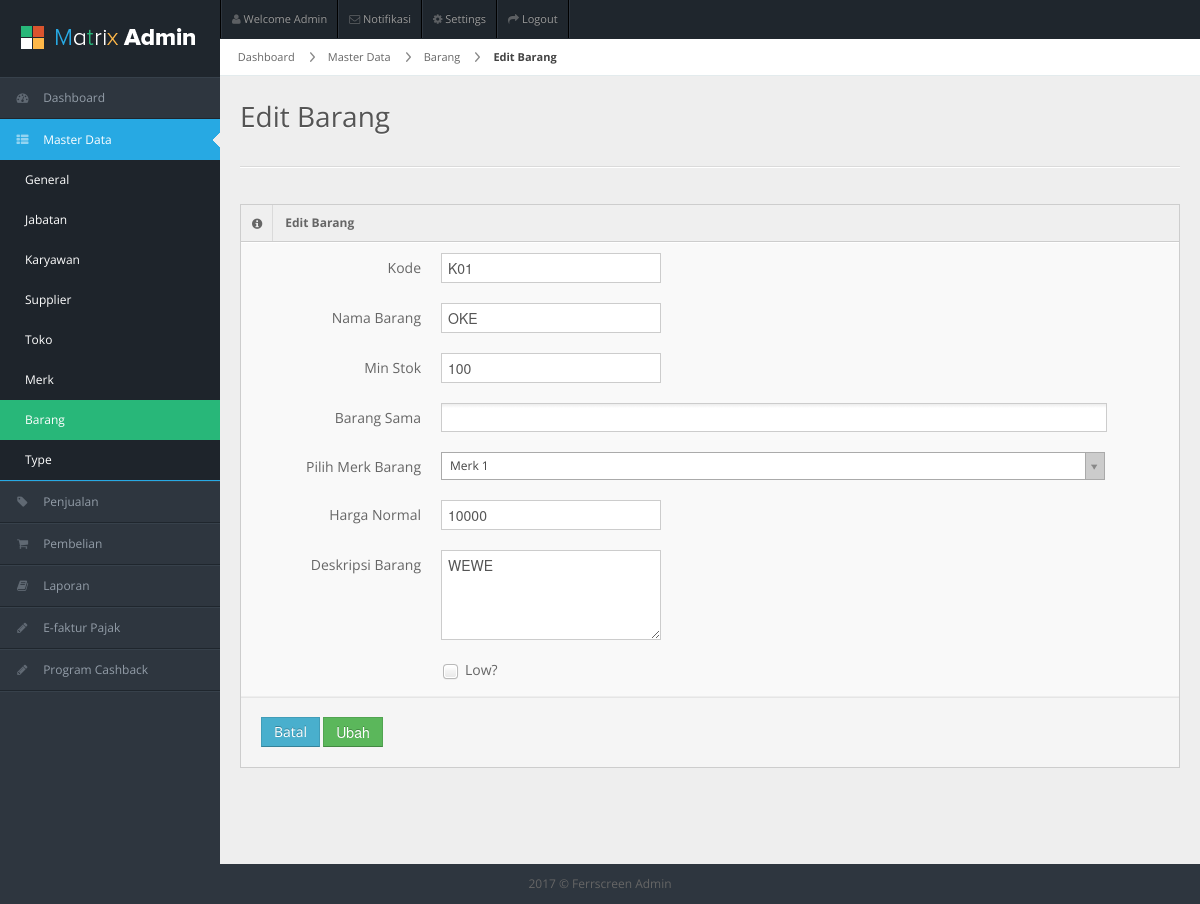
The page /barang/editBarang/1 on the database its author committed.
### tables this page shows
CREATE TABLE `detail_barang` (
  `id` int(11) NOT NULL,
  `id_barang` int(11) NOT NULL,
  `id_merk` int(11) DEFAULT NULL,
  `type` enum('N','L') NOT NULL COMMENT 'N = Normal, L = Low',
  `kode` varchar(255) NOT NULL,
  `harga` int(11) NOT NULL COMMENT 'harga jual',
  `deskripsi` text,
  `is_aktif` enum('0','1') NOT NULL,
  `created_at` datetime NOT NULL
);

CREATE TABLE `barang` (
  `id` int(11) NOT NULL,
  `nama` varchar(255) NOT NULL,
  `min_stok` int(11) NOT NULL,
  `is_aktif` enum('0','1') NOT NULL COMMENT '0 = barang tidak aktif, 1 = barang aktif',
  `created_at` datetime NOT NULL
);

### application/controllers/Barang.php (called while the page is built, shortened)
<?php
class Barang extends CI_Controller {
	public function __construct(){
	 	$this->load->model('Barang_Model');
	 	$this->load->model('Supplier_Model');
	 	$this->load->model('SupplierBarang_Model');
	 	$this->load->model('Merk_Model');
	 	$this->load->model('Type_Model');
    }
	public function editBarang($id)
	{
		$dataMenu = array(
	        'menuAktif' => "masterdata",
	        'subMenu' => "barang"
		);
		$barangSelected =$this->Barang_Model->get_barangById($id);
		$dataBarang = $this->Barang_Model->get_allBarang();
		$dataMerk = $this->Merk_Model->get_allMerk();
		$data = array(
			'idBarang' => $id,
	        'dataBarang' => $dataBarang,
	        'dataMerk' => $dataMerk,
	        'barangSelected'=>$barangSelected
		);
		$this->load->view('header');
		$this->load->view('sidebar',$dataMenu);
		$this->load->view('MasterData/Barang/v_editBarang',$data);
	}
}

### index.php (called while the page is built, shortened)
<?php
require_once BASEPATH.'core/CodeIgniter.php';

### application/models/Barang_Model.php (called while the page is built, shortened)
<?php
class Barang_Model extends CI_Model {
    public function get_barangById($id_barang){
        $sql = "SELECT b.*
        		FROM barang b
        		WHERE b.id = ?
        		ORDER BY b.nama ASC";
        $result = $this->db->query($sql, array($id_barang));
        $barangs = $result->result_array();
        return $this->get_detailDataOfBarang($barangs);
    }
    public function get_detailDataOfBarang($barangs){
        $barangs2 = [];
        foreach($barangs as $barang){
            $detailBarangs = $this->DetailBarang_Model->get_allDetailBarangByIdBarang($barang['id']);
            $supplierBarangs = $this->SupplierBarang_Model->get_allSupplierBarangByIdBarang($barang['id']);
            $barangKembars = $this->BarangKembar_Model->get_barangKembarByIdBarang($barang['id']);
            $totalStok = 0;
            $barang["total_stok"] = 0;
            if(count($detailBarangs) > 0){
                $barang["detail_barang"] = $detailBarangs;
            }else{
                $barang["detail_barang"] = [];
            }
            if(count($supplierBarangs) > 0){
                foreach($supplierBarangs as $supBar){
                    $totalStok = $totalStok + $supBar["stok"];
                }
                $barang['supplier_barang'] = $supplierBarangs;
            }else{
                $barang['supplier_barang'] = [];
            }
            if(count($barangKembars) > 0){
                $barang['barang_kembar'] = $barangKembars;
            }else{
                $barang['barang_kembar'] = [];
            }
            $barang["total_stok"] = $totalStok;
            array_push($barangs2, $barang);
        }
        return $barangs2;
    }
}

### application/models/DetailBarang_Model.php (called while the page is built, shortened)
<?php
class DetailBarang_Model extends CI_Model {
    public function get_allDetailBarangByIdBarang($id_barang){
        $sql = "SELECT db.*, m.nama as nama_merk
                FROM detail_barang db, merk m
                WHERE db.id_barang = ? AND db.id_merk = m.id AND db.is_aktif = ?";
        $hasil = $this->db->query($sql, array($id_barang, "1"));
        return $hasil->result_array();
    }
}

### application/models/SupplierBarang_Model.php (called while the page is built, shortened)
<?php
class SupplierBarang_Model extends CI_Model {
    public function get_allSupplierBarangByIdBarang($id_barang){
            $sql = "SELECT sb.*, s.nama as nama_supplier, t.nama as nama_type
                    FROM supplier_barang sb, supplier s, type t
                    WHERE sb.id_barang = ?
                        AND sb.id_supplier = s.id
                        AND sb.id_type = t.id
                        AND sb.is_aktif = ?";
        $hasil = $this->db->query($sql, array($id_barang, "1"));
        return $hasil->result_array();
    }
}

### application/models/BarangKembar_Model.php (called while the page is built, shortened)
<?php
class BarangKembar_Model extends CI_Model {
    public function get_barangKembarByIdBarang($id_barang){
        $sql = "SELECT bbk.*, b.nama as kembar_nama
                FROM barang_kembarbarang bbk, barang b
                WHERE bbk.id_barang = ? AND b.id = bbk.id_barangKembar";
        $result = $this->db->query($sql, array($id_barang));
        return $result->result_array();
    }
}

### application/views/MasterData/Barang/v_editBarang.php (the view, shortened to what this page needs)
<div id="content">
  <div id="content-header">
    <div id="breadcrumb">
      <a href="<?php echo base_url();?>dashboard" title="Go to Home" class="tip-bottom">
        Dashboard
      </a>
      <a href="#" class="">
        Master Data
      </a>
      <a href="<?php echo base_url();?>barang" class="">
        Barang
      </a>
      <a href="#" class="current">
        Edit Barang
      </a>
    </div>
    <h1>Edit Barang</h1>
  </div>
  <div class="container-fluid">
    <hr>
    <div class="row-fluid">
      <div class="span12">
        <div class="widget-box">
          <div class="widget-title"> <span class="icon"> <i class="icon-info-sign"></i> </span>
            <h5>Edit Barang</h5>
          </div>
          <div class="widget-content nopadding">
            <?php
            echo form_open("barang/prosesUpdateBarang/".$idBarang,
              array(
                'name' => 'basic_validate',
                'id' => 'basic_validate',
                'novalidate' => 'novalidate',
                'class' => "form-horizontal"
              )
            );
            ?>
           <?php
              $isLow=false;
              $kode=false;
              $hargaNormal=0;
              $deskripsiNormal="";
              if(count($barangSelected[0]["detail_barang"]) > 0)
              {
                foreach($barangSelected[0]["detail_barang"] as $data)
                {
                  if($data["type"]=="L")
                  {
                    $isLow=true;
                    $hargaLow=$data["harga"];
                    $deskripsiLow=$data["deskripsi"];
                  }
                  else
                  {
                    $kode=$data["kode"];
                    $hargaNormal=$data["harga"];
                    $deskripsiNormal=$data["deskripsi"];
                  }
                }
              }
           ?>
            <div class="control-group">
            <label class="control-label">Kode</label>
              <div class="controls">
                <input type="text" oncut="onchangeKode(this.value)" onpaste="onchangeKode(this.value)" onkeyup="onchangeKode(this.value)" onmouseup="onchangeKode(this.value)" onchange="onchangeKode(this.value)" name="kodeBarang" id="kodeBarang" value="<?php echo $kode; ?>">
              </div>
              <label class="control-label">Nama Barang</label>
              <div class="controls">
                <input type="text" name="namaBarang" id="namaBarang" value="<?php echo $barangSelected[0]["nama"] ?>">
              </div>
              <label class="control-label">Min Stok</label>
              <div class="controls">
                <input type="number" name="minStok" id="minStok" value="<?php echo $barangSelected[0]["min_stok"] ?>">
              </div>
              <label class="control-label">Barang Sama</label>
              <div class="controls">
              </div>
              <label class="control-label">Pilih Merk Barang</label>
              <div class="controls">
              </div>
              <label class="control-label">Harga Normal</label>
              <div class="controls">
                <input type="number" name="hargaNormal" id="hargaNormal" value="<?php echo $hargaNormal ?>">
              </div>
              <label class="control-label">Deskripsi Barang</label>
              <div class="controls">
                <textarea rows="4" cols="50" name="deskripsiNormal"><?php echo $deskripsiNormal ?></textarea>
              </div>
              <label class="control-label"> </label>
              <div class="checkbox controls">
                <?php
                  if($isLow==false)
                    echo '<label><input type="checkbox" value="low" name="checkLow" id="checkLow">Low?</label>';
                  else
                    echo '<label><input type="checkbox" value="low" name="checkLow" id="checkLow" checked="checked">Low?</label>';
                ?>
              </div>
            </div>
              <div class="form-actions">
                <a href="<?php echo base_url();?>barang/" class="btn btn-info" role="button">Batal</a>
                <input type="submit" name="btnTambah" value="Ubah" class="btn btn-success"/>
              </div>
            <?php echo form_close(); ?>
          </div>
        </div>
      </div>
    </div>
  </div>
</div>
<div class="row-fluid">
  <div id="footer" class="span12"> 2017 &copy; Ferrscreen Admin</div>
</div>
</body>
</html>

### assets/css/matrix-style.css (style rules this page uses)
* { outline:none !important; -moz-outline: none !important; }
html, body { height:100% }
body { overflow-x: hidden; margin-top: -10px; font-family: 'Open Sans', sans-serif; font-size:12px; color:#666; }
a { color:#666; }
select, textarea, input[type="text"], input[type="password"], input[type="datetime"], input[type="datetime-local"], input[type="date"], input[type="month"], input[type="time"], input[type="week"], input[type="number"], input[type="email"], input[type="url"], input[type="search"], input[type="tel"], input[type="color"], .uneditable-input, .label, .dropdown-menu, .btn, .well, .progress, .table-bordered, .btn-group > .btn:first-child, .btn-group > .btn:last-child, .btn-group > .btn:last-child, .btn-group > .dropdown-toggle, .alert { border-radius:0px; }
.btn, textarea, input[type="text"], input[type="password"], input[type="datetime"], input[type="datetime-local"], input[type="date"], input[type="month"], input[type="time"], input[type="week"], input[type="number"], input[type="email"], input[type="url"], input[type="search"], input[type="tel"], input[type="color"], .uneditable-input { box-shadow:none; }
.progress, .progress-success .bar, .progress .bar-success, .progress-warning .bar, .progress .bar-warning, .progress-danger .bar, .progress .bar-danger, .progress-info .bar, .progress .bar-info, .btn, .btn-primary { background-image:none; }
.form-horizontal .form-actions { padding-left:20px; }
#footer { padding:10px; text-align:center; }
hr { border-top-color:#dadada; }
#content { background: none repeat scroll 0 0 #eeeeee; margin-left: 220px; margin-right: 0; padding-bottom: 25px; position: relative; min-height:100%; width: auto; }
#content-header { position: abslute; width: 100%; margin-top: -38px; z-index: 20; }
#content-header h1 { color: #555555; font-size: 28px; font-weight: normal; float: none; text-shadow: 0 1px 0 #ffffff; margin-left: 20px; position: relative; }
#content-header h1, #content-header .btn-group { margin-top: 20px; }
#breadcrumb { background-color: #fff; border-bottom: 1px solid #e3ebed; }
#breadcrumb a { padding: 8px 20px 8px 10px; display: inline-block; background-image: url('../img/breadcrumb.png'); background-position: center right; background-repeat: no-repeat; font-size: 11px; color: #666666; }
#breadcrumb a:last-child { background-image:none; }
#breadcrumb a.current { font-weight: bold; color: #444444; }
.stat-boxes .peity_bar_good, .stat-boxes .peity_line_good, { color: #459D1C; }
.widget-box { background: none repeat scroll 0 0 #F9F9F9; border-left: 1px solid #CDCDCD; border-top: 1px solid #CDCDCD; border-right: 1px solid #CDCDCD; clear: both; margin-top: 16px; margin-bottom: 16px; position: relative; }
.widget-title, .modal-header, .table th, div.dataTables_wrapper .ui-widget-header { background:#efefef; border-bottom: 1px solid #CDCDCD; height: 36px; }
.widget-title span.icon { padding: 9px 10px 7px 11px; float: left; border-right:1px solid #dadada; }
.widget-title h5 { color: #666; float: left; font-size: 12px; font-weight: bold; padding: 12px; line-height: 12px; margin: 0; }
.widget-content { padding:15px; border-bottom: 1px solid #cdcdcd; }
.nopadding { padding: 0 !important; }
form { margin-bottom: 0; }
.form-horizontal .control-group { border-top: 1px solid #ffffff; border-bottom: 1px solid #eeeeee; margin-bottom: 0; }
.form-horizontal .control-label { padding-top: 15px; width: 180px; }
.form-horizontal .controls { margin-left: 200px; padding: 10px 0; }
.form-horizontal .form-actions { margin-top: 0; margin-bottom: 0; }

### assets/css/matrix-media.css (style rules this page uses)
body { background:#2E363F; }

### rows shown on the page
detail_barang: kodeBarang "K01", hargaNormal "10000", deskripsiNormal "WEWE"
barang: namaBarang "OKE", minStok "100"
